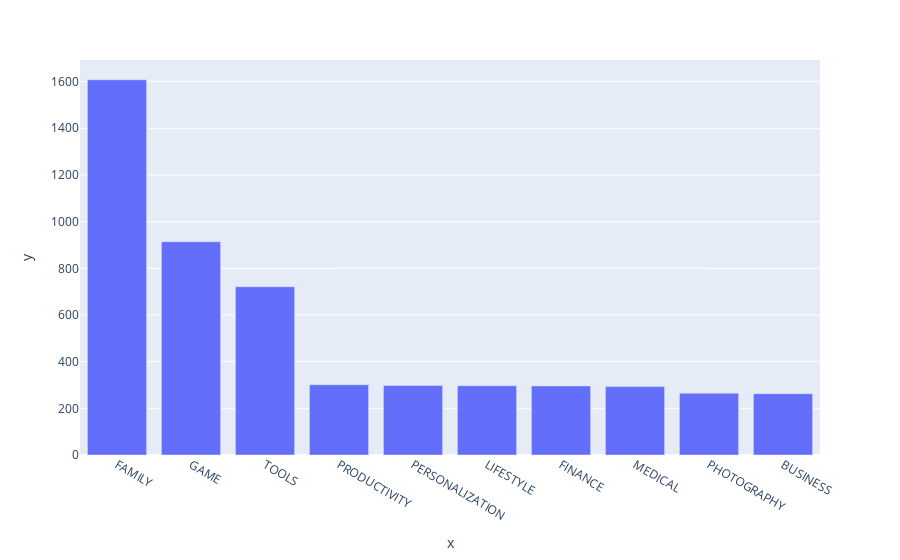

Write notebook code for a chart like this one.
### Code cell
bar = px.bar(x = top10_category.index, y = top10_category.values)
bar.show()

### Figure 1 — Plotly figure (JSON) as saved in the notebook; plotly's stock layout.template omitted (floating-point values rounded to 4 significant figures)
{"data": [{"hovertemplate": "x=%{x}<br>y=%{y}<extra></extra>", "legendgroup": "", "marker": {"color": "#636efa", "pattern": {"shape": ""}}, "name": "", "orientation": "v", "showlegend": false, "textposition": "auto", "type": "bar", "x": ["FAMILY", "GAME", "TOOLS", "PRODUCTIVITY", "PERSONALIZATION", "LIFESTYLE", "FINANCE", "MEDICAL", "PHOTOGRAPHY", "BUSINESS"], "xaxis": "x", "y": [1608, 914, 721, 301, 298, 297, 296, 293, 265, 263], "yaxis": "y"}], "layout": {"barmode": "relative", "legend": {"tracegroupgap": 0}, "margin": {"t": 60}, "xaxis": {"anchor": "y", "domain": [0, 1], "title": {"text": "x"}}, "yaxis": {"anchor": "x", "domain": [0, 1], "title": {"text": "y"}}}}
